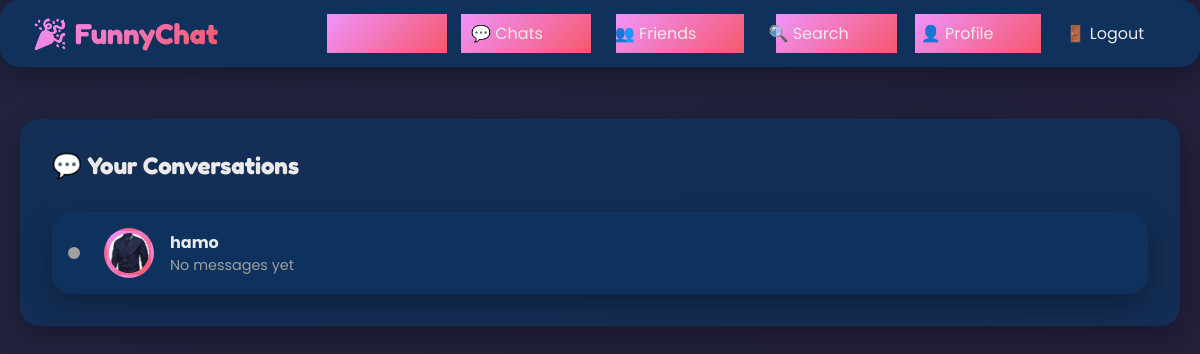
The page / (signed in) on the database its author committed.
### chat/models.py (models this page shows, shortened)
class Conversation(models.Model):
    participants = models.ManyToManyField(CustomUser, related_name='conversations')
    created_at = models.DateTimeField(auto_now_add=True)
    updated_at = models.DateTimeField(auto_now=True)
    def get_other_participant(self, user):
        return self.participants.exclude(id=user.id).first()
    def get_last_message(self):
        return self.messages.order_by('-created_at').first()

class CustomUser(AbstractUser):
    avatar = models.ImageField(upload_to='avatars/', null=True, blank=True)
    bio = models.TextField(max_length=500, blank=True)
    is_online = models.BooleanField(default=False)
    last_seen = models.DateTimeField(auto_now=True)

### chat/views.py (the view)
# urls.py: path('', views.chat_list, name='chat_list'),
@login_required
def chat_list(request):
    conversations = Conversation.objects.filter(participants=request.user).annotate(
        last_message_time=Max('messages__created_at')
    ).order_by('-last_message_time')
    conversation_data = []
    for conv in conversations:
        other_user = conv.get_other_participant(request.user)
        last_message = conv.get_last_message()
        unread_count = conv.messages.filter(is_read=False).exclude(sender=request.user).count()
        conversation_data.append({
            'conversation': conv,
            'other_user': other_user,
            'last_message': last_message,
            'unread_count': unread_count
        })
    return render(request, 'chat/chat_list.html', {'conversation_data': conversation_data})

### chat/templates/chat/chat_list.html (shortened to what this page needs)
{% extends 'chat/base.html' %}
{% block content %}
<div class="card">
    <h2 style="margin-bottom: 2rem; font-family: 'Fredoka', sans-serif;">
        💬 Your Conversations
    </h2>
    {% if conversation_data %}
    <div style="display: grid; gap: 1rem;">
        {% for data in conversation_data %}
        <a href="{% url 'chat_room' data.conversation.id %}" style="text-decoration: none; color: inherit;">
            <div class="card"
                style="display: flex; justify-content: space-between; align-items: center; padding: 1rem; transition: all 0.3s ease;">
                <div style="display: flex; align-items: center; gap: 1rem; flex: 1;">
                    <span
                        class="status-indicator {% if data.other_user.is_online %}status-online{% else %}status-offline{% endif %}"></span>
                    {% if data.other_user.avatar %}
                    <img src="{{ data.other_user.avatar.url }}" alt="Avatar" class="avatar">
                    {% else %}
                    <div class="avatar"
                        style="display: flex; align-items: center; justify-content: center; font-size: 1.2rem;">
                        {{ data.other_user.username.0|upper }}
                    </div>
                    {% endif %}
                    <div style="flex: 1;">
                        <h4 style="margin: 0;">{{ data.other_user.username }}</h4>
                        {% if data.last_message %}
                        <p
                            style="margin: 0; color: var(--text-muted); font-size: 0.9rem; overflow: hidden; text-overflow: ellipsis; white-space: nowrap;">
                            {{ data.last_message.content|truncatewords:10 }}
                        </p>
                        {% else %}
                        <p style="margin: 0; color: var(--text-muted); font-size: 0.9rem;">No messages yet</p>
                        {% endif %}
                    </div>
                </div>
            </div>
        </a>
        {% endfor %}
    </div>
    {% else %}
    <p style="text-align: center; color: var(--text-muted); padding: 2rem;">
        😢 No conversations yet. <a href="{% url 'friends_list' %}" style="color: var(--primary);">Start chatting with
            your friends!</a>
    </p>
    {% endif %}
</div>
{% endblock %}

### chat/static/chat/css/style.css (style rules this page uses)
:root { --primary: #FF6B9D; --primary-dark: #E5527D; --secondary: #C44569; --accent: #FFA07A; --success: #00D9A3; --warning: #FFD93D; --danger: #FF6B6B; --info: #4ECDC4; --gradient-primary: linear-gradient(135deg, #667eea 0%, #764ba2 100%); --gradient-fun: linear-gradient(135deg, #f093fb 0%, #f5576c 100%); --gradient-ocean: linear-gradient(135deg, #4facfe 0%, #00f2fe 100%); --gradient-sunset: linear-gradient(135deg, #fa709a 0%, #fee140 100%); --gradient-purple: linear-gradient(135deg, #a8edea 0%, #fed6e3 100%); --bg-dark: #1a1a2e; --bg-darker: #16213e; --bg-card: #0f3460; --text-light: #eaeaea; --text-muted: #a0a0a0; --border-radius: 20px; --border-radius-sm: 12px; --shadow: 0 10px 30px rgba(0, 0, 0, 0.3); --shadow-hover: 0 15px 40px rgba(0, 0, 0, 0.4); }
* { margin: 0; padding: 0; box-sizing: border-box; }
body { font-family: 'Poppins', sans-serif; background: var(--bg-dark); color: var(--text-light); min-height: 100vh; overflow-x: hidden; }
body::before { content: ''; position: fixed; top: 0; left: 0; width: 100%; height: 100%; background: var(--gradient-primary); opacity: 0.1; z-index: -1; animation: gradientShift 15s ease infinite; }
.card { background: rgba(15, 52, 96, 0.7); backdrop-filter: blur(10px); border-radius: var(--border-radius); padding: 2rem; box-shadow: var(--shadow); transition: all 0.3s ease; animation: fadeInUp 0.5s ease; }
.status-indicator { width: 12px; height: 12px; border-radius: 50%; display: inline-block; margin-right: 0.5rem; }
.status-offline { background: var(--text-muted); }
.avatar { width: 50px; height: 50px; border-radius: 50%; object-fit: cover; border: 3px solid transparent; background: var(--gradient-fun); padding: 2px; }

### rows shown on the page
Conversation: other_user.avatar (picture), other_user.username "hamo"
